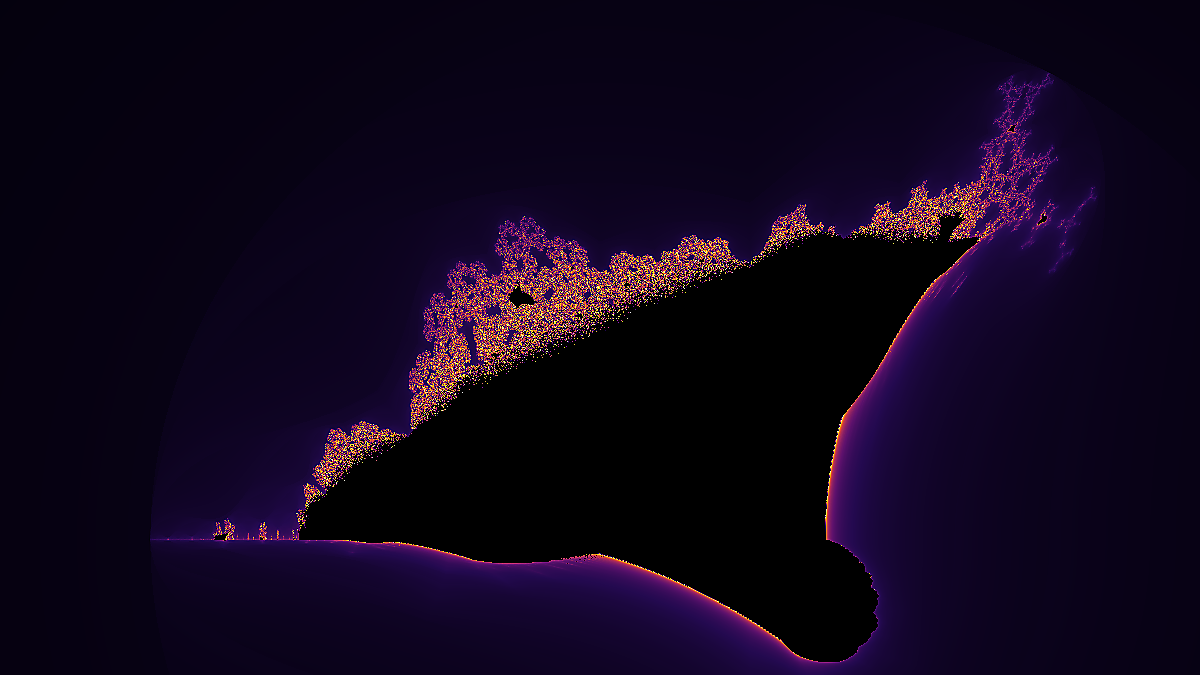
#> input picture examples/burning_ship.png, 1200 x 675 px
$ python -i stars.py   (imports and definitions only)
#> lines starting #> are read from the running program, lines starting #| are printed output that depends on the picture
#> further down, picture is the input picture: PIL image 1200x675 RGB; mean R, G, B 16.7, 5.6, 28.1
"""Star field generation with realistic brightness distribution."""
import numpy as np
from PIL import Image, ImageFilter


# Stellar color temperatures mapped to RGB (blackbody approximation)
STAR_COLORS = [
    (155, 176, 255),  # O-type: blue-white
    (170, 191, 255),  # B-type: blue-white
    (202, 215, 255),  # A-type: white
    (255, 244, 234),  # F-type: yellow-white
    (255, 229, 207),  # G-type: yellow (sun-like)
    (255, 210, 161),  # K-type: orange
    (255, 180, 100),  # M-type: red-orange
    (255, 140,  80),  # M-type dim: deep orange-red
]
STAR_COLOR_WEIGHTS = [0.01, 0.05, 0.10, 0.15, 0.25, 0.20, 0.15, 0.09]


def render_star_field(canvas: np.ndarray, count: int, rng: np.random.Generator) -> np.ndarray:
    """Paint stars onto an RGBA float canvas (H x W x 4, values 0-1)."""
    h, w = canvas.shape[:2]
    color_indices = rng.choice(len(STAR_COLORS), size=count, p=STAR_COLOR_WEIGHTS)
    xs = rng.integers(0, w, size=count)
    ys = rng.integers(0, h, size=count)

    # Pareto-distributed brightness (most stars dim, a few brilliant)
    brightness = rng.pareto(3.5, size=count)
    brightness = np.clip(brightness / brightness.max(), 0.05, 1.0)

    # Radius: most tiny, a few prominent
    radii = np.clip(rng.exponential(0.6, size=count), 0.3, 3.5)

    for i in range(count):
        x, y = int(xs[i]), int(ys[i])
        r = int(np.ceil(radii[i]))
        b = float(brightness[i])
        rgb = np.array(STAR_COLORS[color_indices[i]], dtype=float) / 255.0

        for dy in range(-r, r + 1):
            for dx in range(-r, r + 1):
                nx, ny = x + dx, y + dy
                if 0 <= nx < w and 0 <= ny < h:
                    dist = np.sqrt(dx * dx + dy * dy)
                    # Gaussian falloff
                    alpha = b * np.exp(-dist * dist / (0.5 * radii[i] ** 2 + 0.1))
                    alpha = min(alpha, 1.0)
                    existing = canvas[ny, nx]
                    canvas[ny, nx, :3] = existing[:3] * (1 - alpha) + rgb * alpha
                    canvas[ny, nx, 3] = min(existing[3] + alpha, 1.0)

    return canvas


def add_star_glow(img: Image.Image, intensity: float = 0.3) -> Image.Image:
    """Bloom effect: soft glow around bright stars."""
#> called with intensity = 0.3
    bright = img.point(lambda p: p if p > 180 else 0)
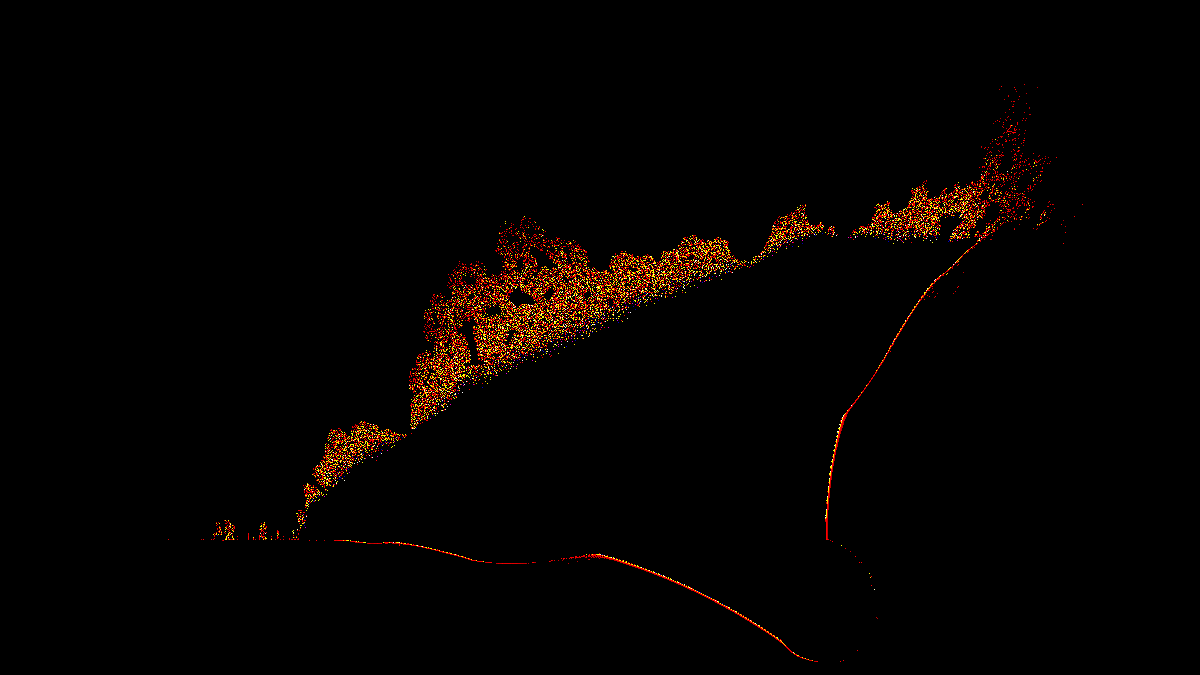
#> bright: PIL image 1200x675 RGB; mean R, G, B 5.1, 2, 0.3
    glow = bright.filter(ImageFilter.GaussianBlur(radius=3))
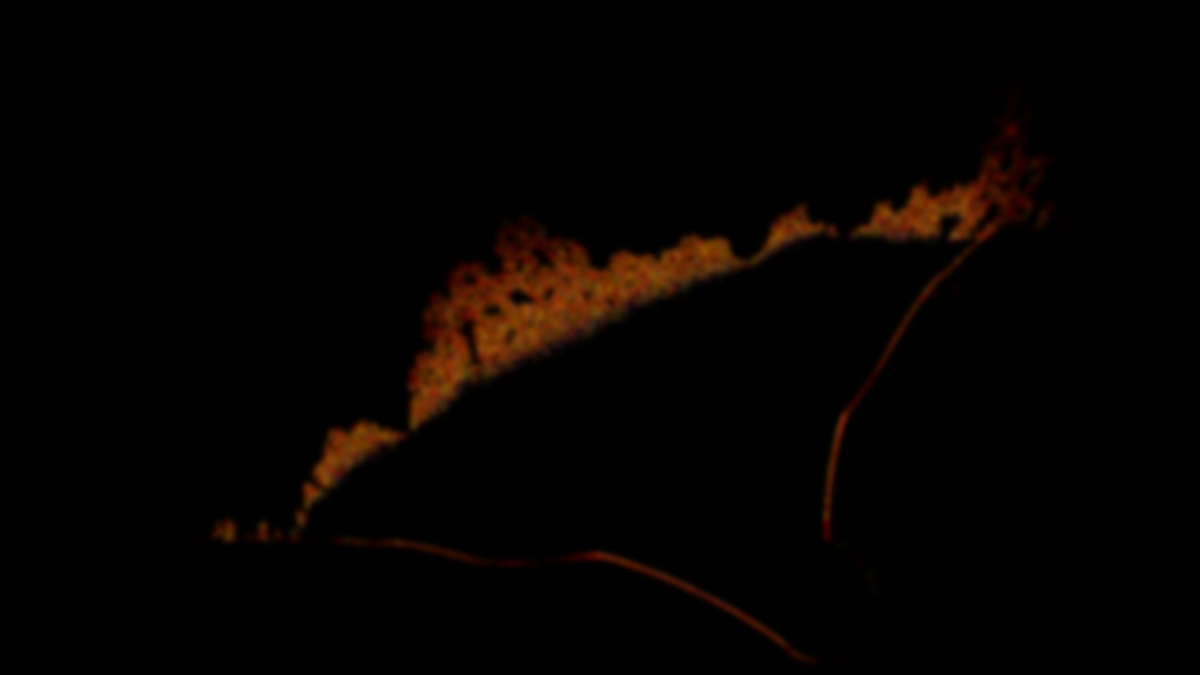
#> glow: PIL image 1200x675 RGB; mean R, G, B 5.1, 2, 0.3
#> (the run stopped early here; a loop or call above may not have finished)

$ run again, on examples/butterfly_lava.png
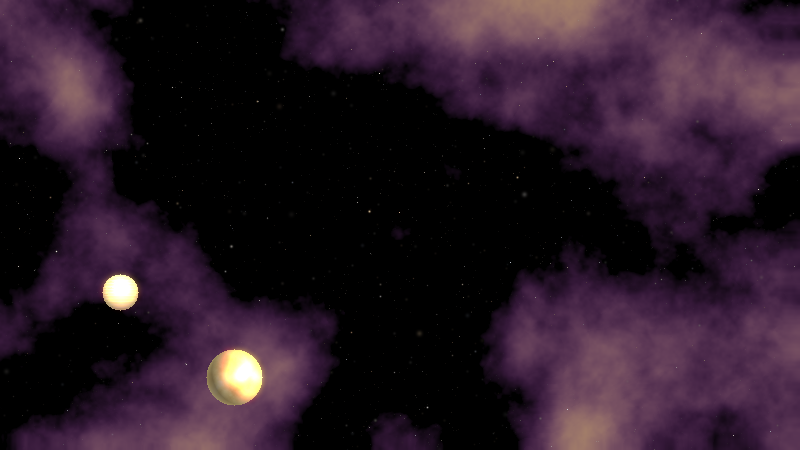
#> input picture examples/butterfly_lava.png, 800 x 450 px
#> picture is the input picture: PIL image 800x450 RGB; mean R, G, B 41.7, 24.7, 39.1
#> in add_star_glow, `bright = img.point(lambda p: p if p > 180 else 0)`:
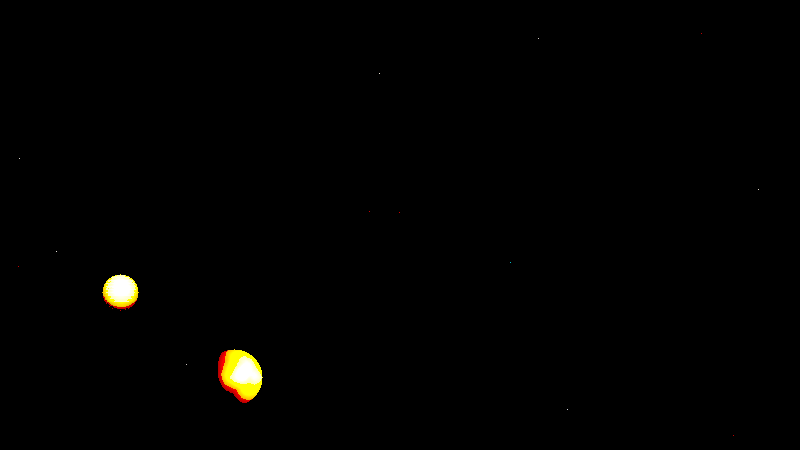
#> bright: PIL image 800x450 RGB; mean R, G, B 1.9, 1.7, 0.8

$ run again, on examples/crab_supernova.png
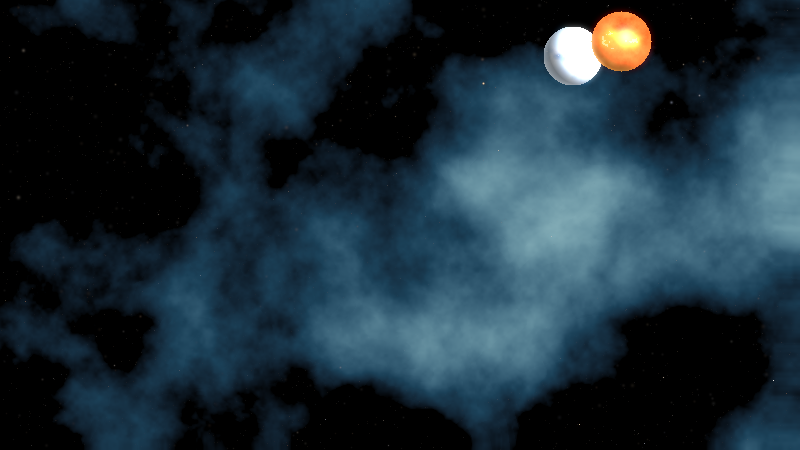
#> input picture examples/crab_supernova.png, 800 x 450 px
#> picture is the input picture: PIL image 800x450 RGB; mean R, G, B 27, 45, 56
#> in add_star_glow, `bright = img.point(lambda p: p if p > 180 else 0)`:
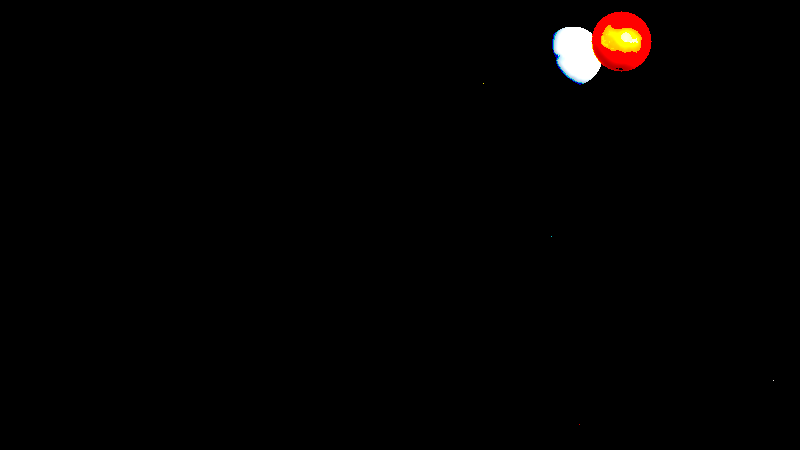
#> bright: PIL image 800x450 RGB; mean R, G, B 3.2, 1.9, 1.5
